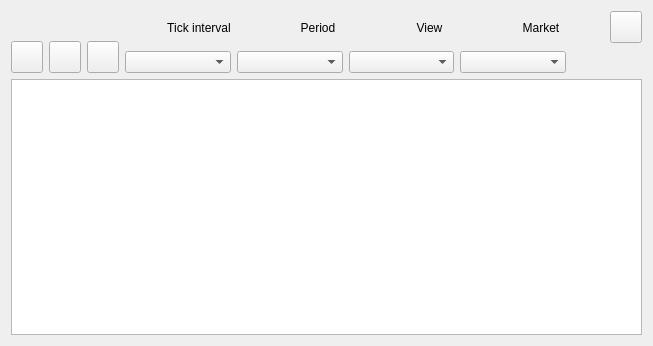
<?xml version="1.0" encoding="UTF-8"?>
<ui version="4.0">
 <class>ChartManual</class>
 <widget class="QWidget" name="ChartManual">
  <property name="geometry">
   <rect>
    <x>0</x>
    <y>0</y>
    <width>653</width>
    <height>346</height>
   </rect>
  </property>
  <property name="minimumSize">
   <size>
    <width>200</width>
    <height>200</height>
   </size>
  </property>
  <property name="windowTitle">
   <string>Form</string>
  </property>
  <layout class="QGridLayout" name="gridLayout">
   <item row="0" column="0">
    <layout class="QVBoxLayout" name="verticalLayout_5">
     <item>
      <layout class="QHBoxLayout" name="horizontalLayout_7">
       <item>
        <layout class="QHBoxLayout" name="horizontalLayout">
         <property name="topMargin">
          <number>30</number>
         </property>
         <property name="bottomMargin">
          <number>0</number>
         </property>
         <item>
          <widget class="QPushButton" name="pushButton">
           <property name="sizePolicy">
            <sizepolicy hsizetype="Fixed" vsizetype="Fixed">
             <horstretch>0</horstretch>
             <verstretch>0</verstretch>
            </sizepolicy>
           </property>
           <property name="minimumSize">
            <size>
             <width>32</width>
             <height>32</height>
            </size>
           </property>
           <property name="maximumSize">
            <size>
             <width>32</width>
             <height>32</height>
            </size>
           </property>
           <property name="iconSize">
            <size>
             <width>16</width>
             <height>16</height>
            </size>
           </property>
          </widget>
         </item>
         <item>
          <widget class="QPushButton" name="pushButton_2">
           <property name="sizePolicy">
            <sizepolicy hsizetype="Fixed" vsizetype="Fixed">
             <horstretch>0</horstretch>
             <verstretch>0</verstretch>
            </sizepolicy>
           </property>
           <property name="minimumSize">
            <size>
             <width>32</width>
             <height>32</height>
            </size>
           </property>
           <property name="maximumSize">
            <size>
             <width>32</width>
             <height>32</height>
            </size>
           </property>
           <property name="sizeIncrement">
            <size>
             <width>0</width>
             <height>4</height>
            </size>
           </property>
          </widget>
         </item>
         <item>
          <widget class="QPushButton" name="pushButton_3">
           <property name="enabled">
            <bool>true</bool>
           </property>
           <property name="sizePolicy">
            <sizepolicy hsizetype="Fixed" vsizetype="Fixed">
             <horstretch>0</horstretch>
             <verstretch>0</verstretch>
            </sizepolicy>
           </property>
           <property name="minimumSize">
            <size>
             <width>32</width>
             <height>32</height>
            </size>
           </property>
           <property name="maximumSize">
            <size>
             <width>32</width>
             <height>32</height>
            </size>
           </property>
          </widget>
         </item>
        </layout>
       </item>
       <item>
        <layout class="QVBoxLayout" name="verticalLayout">
         <item>
          <layout class="QHBoxLayout" name="horizontalLayout_2">
           <item>
            <widget class="QLabel" name="label_4">
             <property name="text">
              <string/>
             </property>
             <property name="alignment">
              <set>Qt::AlignCenter</set>
             </property>
            </widget>
           </item>
           <item>
            <widget class="QLabel" name="label">
             <property name="text">
              <string>Tick interval</string>
             </property>
             <property name="alignment">
              <set>Qt::AlignCenter</set>
             </property>
            </widget>
           </item>
          </layout>
         </item>
         <item>
          <widget class="QComboBox" name="comboBox">
           <property name="sizePolicy">
            <sizepolicy hsizetype="Expanding" vsizetype="Fixed">
             <horstretch>0</horstretch>
             <verstretch>0</verstretch>
            </sizepolicy>
           </property>
          </widget>
         </item>
        </layout>
       </item>
       <item>
        <layout class="QVBoxLayout" name="verticalLayout_3">
         <item>
          <layout class="QHBoxLayout" name="horizontalLayout_4">
           <item>
            <widget class="QLabel" name="label_5">
             <property name="text">
              <string/>
             </property>
             <property name="alignment">
              <set>Qt::AlignCenter</set>
             </property>
            </widget>
           </item>
           <item>
            <widget class="QLabel" name="label_2">
             <property name="text">
              <string>Period</string>
             </property>
             <property name="alignment">
              <set>Qt::AlignCenter</set>
             </property>
            </widget>
           </item>
          </layout>
         </item>
         <item>
          <widget class="QComboBox" name="comboBox_2">
           <property name="sizePolicy">
            <sizepolicy hsizetype="Expanding" vsizetype="Fixed">
             <horstretch>0</horstretch>
             <verstretch>0</verstretch>
            </sizepolicy>
           </property>
          </widget>
         </item>
        </layout>
       </item>
       <item>
        <layout class="QVBoxLayout" name="verticalLayout_2">
         <item>
          <layout class="QHBoxLayout" name="horizontalLayout_3">
           <item>
            <widget class="QLabel" name="label_6">
             <property name="text">
              <string/>
             </property>
             <property name="alignment">
              <set>Qt::AlignCenter</set>
             </property>
            </widget>
           </item>
           <item>
            <widget class="QLabel" name="label_3">
             <property name="text">
              <string>View</string>
             </property>
             <property name="alignment">
              <set>Qt::AlignCenter</set>
             </property>
            </widget>
           </item>
          </layout>
         </item>
         <item>
          <widget class="QComboBox" name="comboBox_3">
           <property name="sizePolicy">
            <sizepolicy hsizetype="Expanding" vsizetype="Fixed">
             <horstretch>0</horstretch>
             <verstretch>0</verstretch>
            </sizepolicy>
           </property>
          </widget>
         </item>
        </layout>
       </item>
       <item>
        <layout class="QVBoxLayout" name="verticalLayout_4">
         <item>
          <layout class="QHBoxLayout" name="horizontalLayout_6">
           <item>
            <widget class="QLabel" name="label_7">
             <property name="text">
              <string/>
             </property>
             <property name="alignment">
              <set>Qt::AlignCenter</set>
             </property>
            </widget>
           </item>
           <item>
            <widget class="QLabel" name="label_8">
             <property name="text">
              <string>Market</string>
             </property>
             <property name="alignment">
              <set>Qt::AlignCenter</set>
             </property>
            </widget>
           </item>
          </layout>
         </item>
         <item>
          <widget class="QComboBox" name="comboBox_4">
           <property name="sizePolicy">
            <sizepolicy hsizetype="Expanding" vsizetype="Fixed">
             <horstretch>0</horstretch>
             <verstretch>0</verstretch>
            </sizepolicy>
           </property>
          </widget>
         </item>
        </layout>
       </item>
       <item>
        <spacer name="horizontalSpacer">
         <property name="orientation">
          <enum>Qt::Horizontal</enum>
         </property>
         <property name="sizeType">
          <enum>QSizePolicy::Minimum</enum>
         </property>
         <property name="sizeHint" stdset="0">
          <size>
           <width>38</width>
           <height>20</height>
          </size>
         </property>
        </spacer>
       </item>
       <item>
        <layout class="QHBoxLayout" name="horizontalLayout_5">
         <property name="topMargin">
          <number>0</number>
         </property>
         <property name="bottomMargin">
          <number>30</number>
         </property>
         <item>
          <widget class="QPushButton" name="pushButton_4">
           <property name="enabled">
            <bool>true</bool>
           </property>
           <property name="sizePolicy">
            <sizepolicy hsizetype="Fixed" vsizetype="Fixed">
             <horstretch>0</horstretch>
             <verstretch>0</verstretch>
            </sizepolicy>
           </property>
           <property name="minimumSize">
            <size>
             <width>32</width>
             <height>32</height>
            </size>
           </property>
           <property name="maximumSize">
            <size>
             <width>32</width>
             <height>32</height>
            </size>
           </property>
          </widget>
         </item>
        </layout>
       </item>
      </layout>
     </item>
     <item>
      <widget class="auto_trader::view::CustomChartView" name="graphicsView"/>
     </item>
    </layout>
   </item>
  </layout>
 </widget>
 <customwidgets>
  <customwidget>
   <class>QtCharts::QChartView</class>
   <extends>QGraphicsView</extends>
   <header>QtCharts/QChartView</header>
  </customwidget>
  <customwidget>
   <class>auto_trader::view::CustomChartView</class>
   <extends>QtCharts::QChartView</extends>
   <header>view/include/custom_chart_view.h</header>
  </customwidget>
 </customwidgets>
 <resources/>
 <connections/>
</ui>
